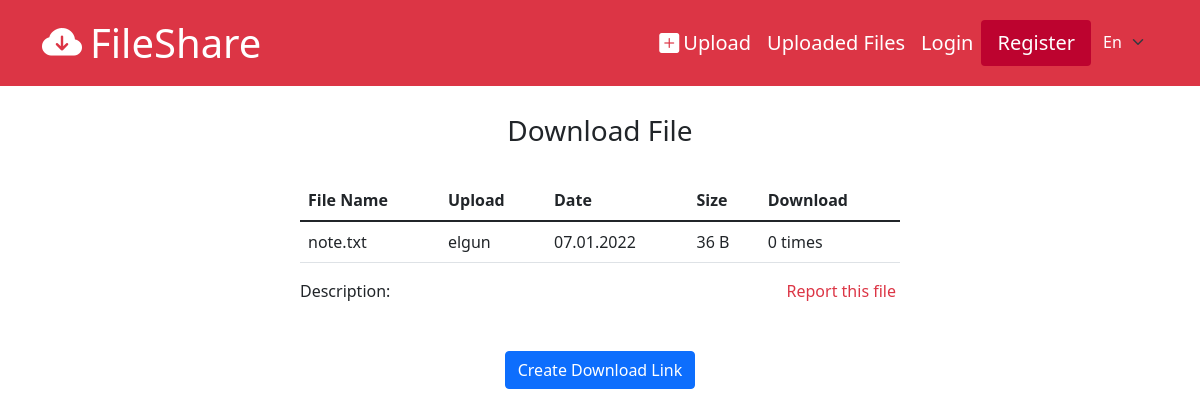
The page /files/info/188 on the database its author committed.
### tables this page shows
CREATE TABLE `fileinfo` (
  `id` int(11) NOT NULL,
  `file_id` int(11) NOT NULL,
  `storage_id` int(11) DEFAULT NULL,
  `download_count` int(11) NOT NULL DEFAULT 0,
  `status` int(11) NOT NULL DEFAULT 0,
  `old_status` int(11) DEFAULT NULL,
  `password` varchar(255) DEFAULT NULL,
  `description` varchar(255) DEFAULT NULL
);

CREATE TABLE `file` (
  `id` int(11) NOT NULL,
  `name` varchar(255) NOT NULL,
  `path` varchar(255) NOT NULL,
  `size` varchar(255) NOT NULL,
  `created_at` datetime NOT NULL DEFAULT current_timestamp(),
  `type` varchar(255) NOT NULL
);

CREATE TABLE `user` (
  `id` int(11) NOT NULL,
  `name` varchar(255) NOT NULL,
  `username` varchar(255) NOT NULL,
  `email` varchar(255) NOT NULL,
  `password` varchar(255) NOT NULL,
  `birthdate` datetime DEFAULT NULL,
  `gender` int(11) DEFAULT NULL,
  `created_at` datetime NOT NULL DEFAULT current_timestamp(),
  `status` int(11) NOT NULL
);

### app/libraries/Core.php (called while the page is built, shortened)
<?php
    class Core{
        protected $currentMethod = 'index';
        protected $params = [];
        public function __construct()
        {
            $url = $this->getUrl();
            $index = 0;
            if(isset($url[$index]) && file_exists('../app/controllers/' . $url[$index] . '.php')){
                unset($url[$index]);
                $index++;
            }
            $this->currentController = new $this->currentController;
            if(isset($url[$index])){
                if(method_exists($this->currentController, $url[$index])){
                    $this->currentMethod = $url[$index];
                    unset($url[$index]);
                }
                $this->params = $url ? array_values($url) : [];
            }
            call_user_func_array([ $this->currentController, $this->currentMethod ], $this->params);
        }
        public function getUrl(){
            if(isset($_GET['url'])){
                $url = rtrim($_GET['url'], '/');
                $url = filter_var($url, FILTER_SANITIZE_URL);
                $url = explode('/', $url);
                return $url;
            }
        }
    }

### public/index.php (called while the page is built, shortened)
<?php
    new Core();

### app/libraries/Database.php (called while the page is built, shortened)
<?php
    class Database{
        private $dbh;
        private $stmt;
        public function __construct($host, $user, $pass, $dbname){
            $dsn = 'mysql:host=' . $host . ';dbname=' . $dbname;
            $options = [
                PDO::ATTR_PERSISTENT => true,
                PDO::ATTR_ERRMODE => PDO::ERRMODE_EXCEPTION,
                PDO::ATTR_DEFAULT_FETCH_MODE => PDO::FETCH_OBJ,
            ];
            try{
                $this->dbh = new PDO($dsn, $user, $pass, $options);
            }catch(PDOException $e){
                $this->error = $e->getMessage();
                echo $this->error;
            }
        }
        public function query($sql){
            $this->stmt = $this->dbh->prepare($sql);
        }
        public function bind($param, $value, $type = null){
            if(is_null($type)){
                switch(true){
                    default:
                        $type = PDO::PARAM_STR;
                }
            }
            $this->stmt->bindValue($param, $value, $type);
        }
        public function execute(){
            return $this->stmt->execute();
        }
        public function single(){
            $this->execute();
            return $this->stmt->fetch();
        }
    }

### app/models/FileInfo.php (called while the page is built, shortened)
<?php
    class FileInfo extends Model{
        public function getFileInfoById($id){
            $sql = "SELECT *,`fileinfo`.`id` AS `fileinfo_id`,
                             `file`.`created_at` AS `file_created_at`,
                             `file`.`id` AS `file_id`,
                              `file`.`name` AS `file_name`,
                              `fileinfo`.`password` AS `fileinfo_password`,
                              `fileinfo`.`status` AS `fileinfo_status`
                                            FROM `fileinfo` INNER JOIN `file`
                                                    ON `file`.`id` = `fileinfo`.`file_id`
                                            WHERE `fileinfo`.`id` = :id";
            $this->db->query($sql);
            $this->db->bind(':id', $id);
            $this->db->execute();
            $rec = $this->db->single();
            if($rec){
                if(!is_null($rec->storage_id)){
                    $sql = 'SELECT *,`fileinfo`.`id` AS `fileinfo_id`,
                                     `file`.`created_at` AS `file_created_at`,
                                     `file`.`name` AS `file_name`,
                                  `fileinfo`.`password` AS `fileinfo_password`,
                                    `fileinfo`.`status` AS `fileinfo_status`
                                                        FROM `fileinfo` INNER JOIN `file`
                                                        ON `file`.`id` = `fileinfo`.`file_id`
                                                     INNER JOIN `userstorage`
                                                        ON `userstorage`.`id` = `fileinfo`.`storage_id`
                                                     INNER JOIN `user`
                                                        ON `user`.`id` = `userstorage`.`user_id`
                                                        WHERE `fileinfo`.`id` = :id';
                    $this->db->query($sql);
                    $this->db->bind(':id', $id);
                    $this->db->execute();
                    $rec = $this->db->single();
                    return $rec ? $rec : false;
                }
                return $rec;
            }
            return false;
        }
    }

### app/libraries/Model.php (called while the page is built, shortened)
<?php
    class Model{
        public function __construct()
        {
            $this->db = new Database(DB_HOST, DB_USER, DB_PASS, DB_NAME);
        }
    }

### app/helpers/sizing_helper.php (called while the page is built)
<?php
    function formatBytes($bytes, $precision = 2) {
        $units = array('B', 'KB', 'MB', 'GB', 'TB');
        $bytes = max($bytes, 0);
        $pow = floor(($bytes ? log($bytes) : 0) / log(1024));
        $pow = min($pow, count($units) - 1);
        $bytes /= pow(1024, $pow);
        return round($bytes, $precision) . ' ' . $units[$pow];
    }

### app/views/files/info.php (the view, shortened to what this page needs)
<?php require_once APPROOT . '/views/partials/header.php'?>
    <div class="d-flex flex-column justify-content-center align-items-center">
        <h1 class="fs-3 my-4"><?= $data['content']->title ?></h1>
        <div class="w-50 d-flex flex-column">
            <table class="table table-hover mt-2">
                <thead>
                    <tr>
                        <th><?= $data['content']->table->col0 ?></th>
                        <th><?= $data['content']->table->col1 ?></th>
                        <th><?= $data['content']->table->col2 ?></th>
                        <th><?= $data['content']->table->col3 ?></th>
                        <th><?= $data['content']->table->col4 ?></th>
                    </tr>
                </thead>
                <tbody>
                    <tr>
                        <td><?= $data['file']->file_name ?></td>
                        <td><?= property_exists($data['file'], 'username') ? $data['file']->username : $data['content']->guest ?></td>
                        <td><?= (new DateTime($data['file']->file_created_at))->format('d.m.Y') ?></td>
                        <td><?= formatBytes($data['file']->size) ?></td>
                        <td><?= $data['file']->download_count ?> <?= $data['content']->time ?></td>
                    </tr>
                </tbody>
            </table>
            <div class="d-grid">
                <div class="row">
                    <div class="col-6">
                        <p class="lead fs-6 d-inline"><?= $data['content']->desc ?>: </p><span><?= $data['file']->description ?></span>
                    </div>
                    <div class="col-6">
                        <a href="javascript:void(0);" class="text-danger float-end me-1" onclick="myModal.show()"><?= $data['content']->report ?></a>
                    </div>
                </div>
                <div class="row mt-5">
                    <div  class="col text-center">
                        <button id="download-btn" class="btn btn-primary"><?= $data['content']->button ?></button>
                    </div>
                </div>
            </div>
        </div>
    </div>
<?php require_once APPROOT . '/views/partials/footer.php'?>

### public/css/style.css (style rules this page uses)
a { text-decoration: none; }
body, p { margin: 0; }
body::before { display: block; height: 90px; content: ""; }

### rows shown on the page
fileinfo: file.name "note.txt", user.username "elgun", file.created_at "07.01.2022", file.size "36 B", download_count "0"

### other values the page prints
SITENAME "FileShare"
$content->menu1 "Upload"
$content->menu2 "Uploaded Files"
$content->menu4 "Login"
$content->menu5 "Register"
$data['content']->title "Download File"
$data['content']->table->col0 "File Name"
$data['content']->table->col1 "Upload"
$data['content']->table->col2 "Date"
$data['content']->table->col3 "Size"
$data['content']->table->col4 "Download"
$data['content']->time "times"
$data['content']->desc "Description"
$data['content']->report "Report this file"
$data['content']->button "Create Download Link"
